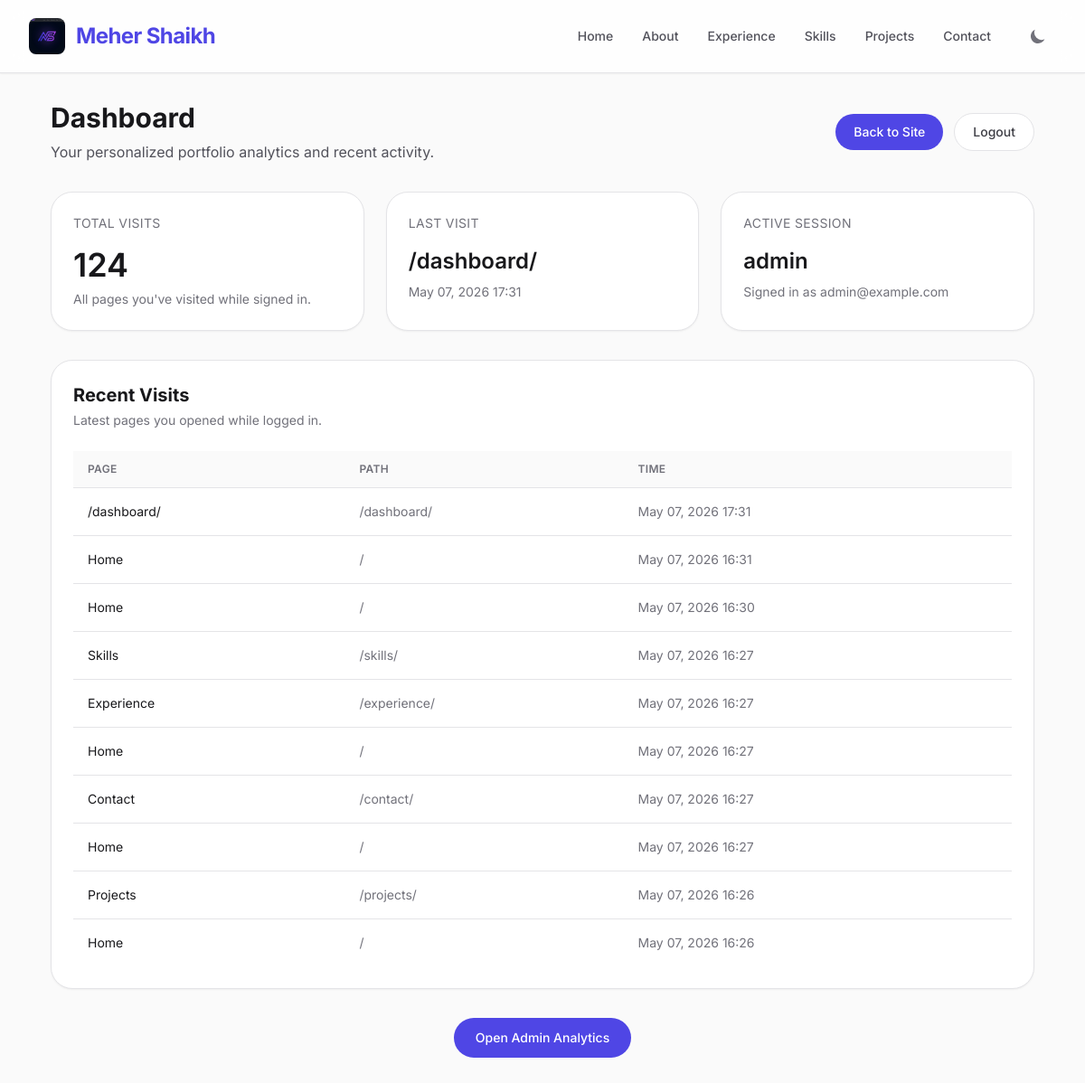
The page /dashboard/ (signed in) on the database its author committed.
### Portfolio/models.py (models this page shows, shortened)
class PageVisit(models.Model):
    path = models.CharField(max_length=500)
    user_agent = models.TextField(blank=True)
    ip_address = models.GenericIPAddressField(blank=True, null=True)
    referrer = models.URLField(blank=True, null=True)
    user = models.ForeignKey(User, on_delete=models.SET_NULL, null=True, blank=True)
    session_key = models.CharField(max_length=40, blank=True)
    timestamp = models.DateTimeField(auto_now_add=True)
    class Meta:
        ordering = ['-timestamp']
        indexes = [
            models.Index(fields=['path', 'timestamp']),
            models.Index(fields=['timestamp']),
        ]
    @property
    def page_name(self):
        path_map = {
            '/': 'Home',
            '/experience/': 'Experience',
            '/skills/': 'Skills',
            '/projects/': 'Projects',
            '/contact/': 'Contact',
            '/login/': 'Login',
            '/logout/': 'Logout',
            '/signup/': 'Signup',
            '/admin/': 'Admin Dashboard',
        }
        return path_map.get(self.path, self.path)

### Portfolio/views.py (the view)
# urls.py: path('dashboard/', views.dashboard, name='dashboard'),
def dashboard(request):
    user_visits = PageVisit.objects.filter(user=request.user)
    total_visits = user_visits.count()
    recent_visits = user_visits.order_by('-timestamp')[:10]
    last_visit = user_visits.order_by('-timestamp').first()
    context = {
        'total_visits': total_visits,
        'recent_visits': recent_visits,
        'last_visit': last_visit,
    }
    return render(request, 'dashboard.html', context)

### Templates/dashboard.html
{% extends 'base.html' %}
{% block content %}
<div class="min-h-screen bg-zinc-50 dark:bg-darkBg py-8">
    <div class="max-w-6xl mx-auto px-6 lg:px-8">
        <div class="mb-8 flex flex-col md:flex-row md:items-center md:justify-between gap-4">
            <div>
                <h1 class="text-3xl font-bold text-zinc-900 dark:text-white">Dashboard</h1>
                <p class="text-zinc-600 dark:text-mutedDark mt-2">Your personalized portfolio analytics and recent activity.</p>
            </div>
            <div class="flex items-center gap-3">
                <a href="{% url 'home' %}" class="inline-flex items-center justify-center rounded-full bg-primary px-5 py-2.5 text-sm font-medium text-white hover:bg-primaryHover transition-colors">Back to Site</a>
                <a href="{% url 'logout' %}" class="inline-flex items-center justify-center rounded-full border border-zinc-200 bg-white px-5 py-2.5 text-sm font-medium text-zinc-700 hover:border-zinc-300 hover:bg-zinc-50 dark:border-zinc-700 dark:bg-darkCard dark:text-zinc-200 dark:hover:border-zinc-600">Logout</a>
            </div>
        </div>
        <div class="grid gap-6 md:grid-cols-3 mb-8">
            <div class="rounded-3xl border border-zinc-200 bg-white p-6 shadow-sm dark:border-zinc-800 dark:bg-darkCard">
                <p class="text-sm uppercase tracking-wide text-zinc-500 dark:text-zinc-400">Total Visits</p>
                <p class="mt-4 text-4xl font-semibold text-zinc-900 dark:text-white">{{ total_visits }}</p>
                <p class="mt-2 text-sm text-zinc-500 dark:text-zinc-400">All pages you've visited while signed in.</p>
            </div>
            <div class="rounded-3xl border border-zinc-200 bg-white p-6 shadow-sm dark:border-zinc-800 dark:bg-darkCard">
                <p class="text-sm uppercase tracking-wide text-zinc-500 dark:text-zinc-400">Last Visit</p>
                <p class="mt-4 text-2xl font-semibold text-zinc-900 dark:text-white">{% if last_visit %}{{ last_visit.page_name }}{% else %}-{% endif %}</p>
                <p class="mt-2 text-sm text-zinc-500 dark:text-zinc-400">{% if last_visit %}{{ last_visit.timestamp|date:'M d, Y H:i' }}{% else %}No visits recorded yet.{% endif %}</p>
            </div>
            <div class="rounded-3xl border border-zinc-200 bg-white p-6 shadow-sm dark:border-zinc-800 dark:bg-darkCard">
                <p class="text-sm uppercase tracking-wide text-zinc-500 dark:text-zinc-400">Active Session</p>
                <p class="mt-4 text-2xl font-semibold text-zinc-900 dark:text-white">{{ request.user.username }}</p>
                <p class="mt-2 text-sm text-zinc-500 dark:text-zinc-400">Signed in as {{ request.user.email }}</p>
            </div>
        </div>
        <div class="rounded-3xl border border-zinc-200 bg-white p-6 shadow-sm dark:border-zinc-800 dark:bg-darkCard">
            <div class="flex items-center justify-between mb-6">
                <div>
                    <h2 class="text-xl font-bold text-zinc-900 dark:text-white">Recent Visits</h2>
                    <p class="text-sm text-zinc-500 dark:text-zinc-400 mt-1">Latest pages you opened while logged in.</p>
                </div>
            </div>
            <div class="overflow-x-auto">
                <table class="min-w-full divide-y divide-zinc-200 dark:divide-zinc-800">
                    <thead class="bg-zinc-50 dark:bg-zinc-900">
                        <tr>
                            <th class="px-4 py-3 text-left text-xs font-semibold uppercase tracking-wide text-zinc-500 dark:text-zinc-400">Page</th>
                            <th class="px-4 py-3 text-left text-xs font-semibold uppercase tracking-wide text-zinc-500 dark:text-zinc-400">Path</th>
                            <th class="px-4 py-3 text-left text-xs font-semibold uppercase tracking-wide text-zinc-500 dark:text-zinc-400">Time</th>
                        </tr>
                    </thead>
                    <tbody class="divide-y divide-zinc-200 dark:divide-zinc-800">
                        {% for visit in recent_visits %}
                        <tr class="hover:bg-zinc-50 dark:hover:bg-zinc-800/50">
                            <td class="px-4 py-4 text-sm text-zinc-900 dark:text-white">{{ visit.page_name }}</td>
                            <td class="px-4 py-4 text-sm text-zinc-500 dark:text-zinc-400">{{ visit.path }}</td>
                            <td class="px-4 py-4 text-sm text-zinc-500 dark:text-zinc-400">{{ visit.timestamp|date:'M d, Y H:i' }}</td>
                        </tr>
                        {% empty %}
                        <tr>
                            <td colspan="3" class="px-4 py-8 text-center text-sm text-zinc-500 dark:text-zinc-400">No activity recorded yet.</td>
                        </tr>
                        {% endfor %}
                    </tbody>
                </table>
            </div>
        </div>
        {% if request.user.is_staff or request.user.is_superuser %}
        <div class="mt-8 text-center">
            <a href="{% url 'admin_dashboard' %}" class="inline-flex items-center justify-center rounded-full bg-primary px-6 py-3 text-sm font-medium text-white hover:bg-primaryHover transition-colors">Open Admin Analytics</a>
        </div>
        {% endif %}
    </div>
</div>
{% endblock %}

### Templates/base.html (shortened to what this page needs)
{% load static %}
<!DOCTYPE html>
<html lang="en" class="light scroll-smooth">
<head>
    <link href="https://unpkg.com/aos@2.3.1/dist/aos.css" rel="stylesheet">
    <script src="https://cdn.tailwindcss.com"></script>
</head>
<body class="bg-zinc-50 text-zinc-900 dark:bg-zinc-950 dark:text-zinc-100 font-sans antialiased transition-colors duration-500">
    <nav class="bg-white/80 dark:bg-zinc-950/80 backdrop-blur-md shadow-sm fixed w-full z-50 transition-colors duration-500 border-b border-zinc-200 dark:border-zinc-800">
        <div class="max-w-7xl mx-auto px-6 lg:px-8">
            <div class="flex justify-between h-20">
                <div class="flex-shrink-0 flex items-center">
                    <a href="/" class="flex items-center space-x-3">
                        <img src="{% static 'images/logo.png' %}" alt="Meher Shaikh Logo" class="h-10 w-auto rounded-lg shadow-sm">
                        <span class="text-2xl font-bold text-primary dark:text-indigo-400 tracking-tight hidden sm:block">Meher Shaikh</span>
                    </a>
                </div>
                <div class="flex items-center space-x-8">
                    <a href="{% url 'home' %}" class="text-sm font-medium text-zinc-600 dark:text-zinc-300 hover:text-primary dark:hover:text-indigo-400 transition-colors hidden md:block">Home</a>
                    <a href="{% url 'about' %}" class="text-sm font-medium text-zinc-600 dark:text-zinc-300 hover:text-primary dark:hover:text-indigo-400 transition-colors hidden md:block">About</a>
                    <a href="{% url 'experience' %}" class="text-sm font-medium text-zinc-600 dark:text-zinc-300 hover:text-primary dark:hover:text-indigo-400 transition-colors hidden md:block">Experience</a>
                    <a href="{% url 'skills' %}" class="text-sm font-medium text-zinc-600 dark:text-zinc-300 hover:text-primary dark:hover:text-indigo-400 transition-colors hidden md:block">Skills</a>
                    <a href="{% url 'projects' %}" class="text-sm font-medium text-zinc-600 dark:text-zinc-300 hover:text-primary dark:hover:text-indigo-400 transition-colors hidden md:block">Projects</a>
                    <a href="{% url 'contact' %}" class="text-sm font-medium text-zinc-600 dark:text-zinc-300 hover:text-primary dark:hover:text-indigo-400 transition-colors hidden md:block">Contact</a>
                    <button id="theme-toggle" type="button" class="text-zinc-500 dark:text-zinc-400 hover:bg-zinc-100 dark:hover:bg-zinc-700 focus:outline-none focus:ring-2 focus:ring-zinc-200 dark:focus:ring-zinc-700 rounded-full text-sm p-2.5 transition-colors">
                        <svg id="theme-toggle-dark-icon" class="hidden w-5 h-5" fill="currentColor" viewBox="0 0 20 20" xmlns="http://www.w3.org/2000/svg"><path d="M17.293 13.293A8 8 0 016.707 2.707a8.001 8.001 0 1010.586 10.586z"></path></svg>
                    </button>
                </div>
            </div>
        </div>
    </nav>
    <main class="pt-20 min-h-screen">
        {% block content %}
        {% endblock %}
    </main>
</body>
</html>

### Templates/base.html (style rules this page uses)
body { font-family: 'Inter', sans-serif; }
html { scroll-behavior: smooth; }

### rows shown on the page
PageVisit: page_name "Home", path "/", timestamp "May 07, 2026 16:31"
PageVisit: page_name "Home", path "/", timestamp "May 07, 2026 16:30"
PageVisit: page_name "Skills", path "/skills/", timestamp "May 07, 2026 16:27"
PageVisit: page_name "Experience", path "/experience/", timestamp "May 07, 2026 16:27"
PageVisit: page_name "Home", path "/", timestamp "May 07, 2026 16:27"
PageVisit: page_name "Contact", path "/contact/", timestamp "May 07, 2026 16:27"
PageVisit: page_name "Home", path "/", timestamp "May 07, 2026 16:27"
PageVisit: page_name "Projects", path "/projects/", timestamp "May 07, 2026 16:26"
PageVisit: page_name "Home", path "/", timestamp "May 07, 2026 16:26"

### other values the page prints
{{ total_visits }} "124"
{{ request.user.username }} "admin"
{{ request.user.email }} "admin@example.com"
